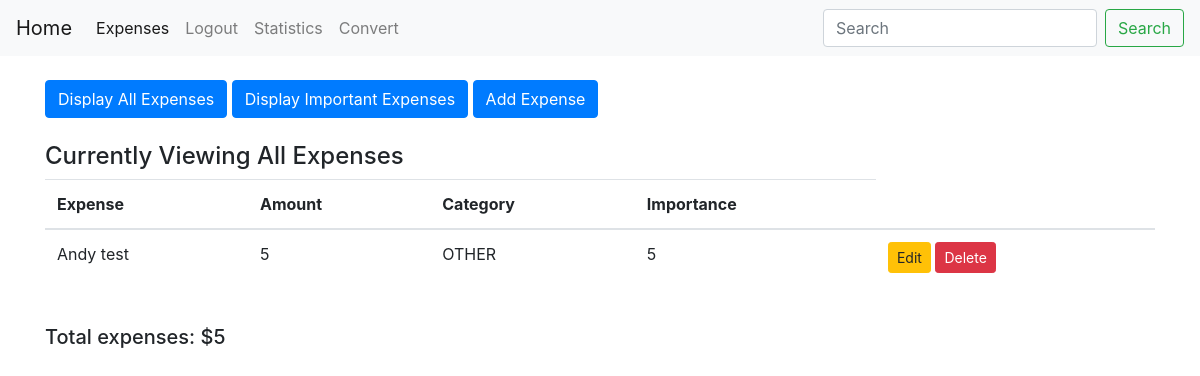
Page /display1 (signed in) on the earlier database version.
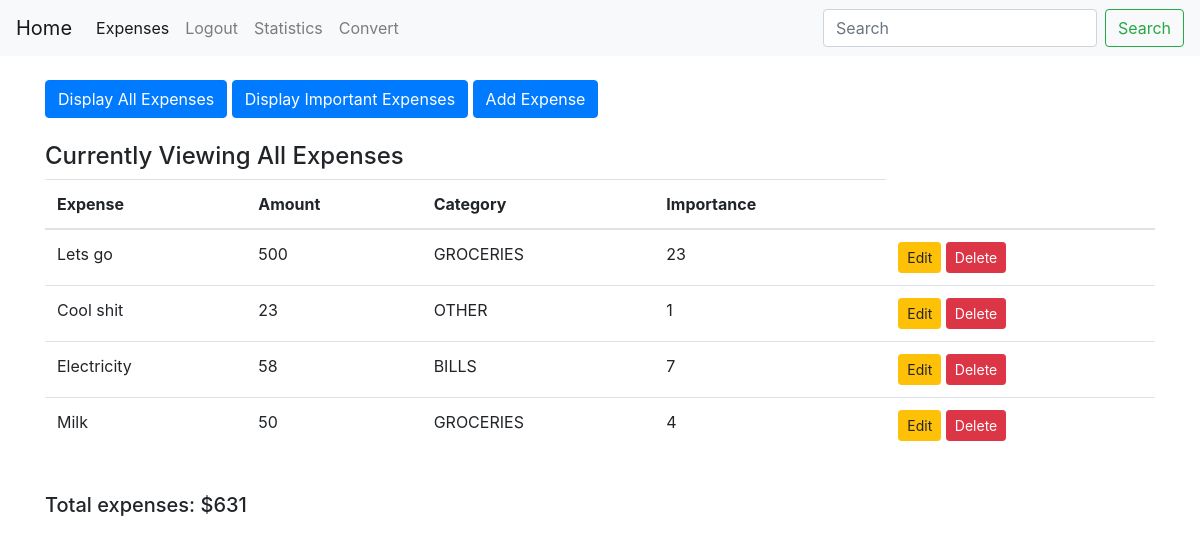
Same page on the later database version.
### base/models.py (models this page shows, shortened)
class Expense(models.Model):
	user = models.ForeignKey(User, on_delete=models.CASCADE, null = True)
	name = models.CharField(max_length = 20)
	amount = models.IntegerField()
	choices = (
		('GROCERIES', 'Money spent on groceries'),
		('BILLS', 'Money spent on water/electricity/internet bills'),
		('RENT', 'Money spent on rent'),
		('OTHER', 'Other weekly expenses')
	)
	category = models.CharField(max_length = 20, choices = choices, default = 'OTHER')
	importance = models.IntegerField()
	updated = models.DateTimeField(auto_now = True)
	created = models.DateTimeField(auto_now_add = True)
	class Meta:
		ordering = ['-updated', '-created']

### base/views.py (the view)
# urls.py: path('display1', views.display_all, name = 'display1'),
@login_required(login_url='login')
def display_all(request):
	items =  Expense.objects.all().filter(user = request.user)
	total = items.aggregate(Sum('amount'))
	context = {
		'items': items,
		'header': 'All Expenses',
		'total' : total['amount__sum'],
	}
	return render(request, 'expenses.html', context)

### base/templates/expenses.html
{% extends 'base.html' %}
{% block body %}
<div class = "button-group">
	<a href="{% url 'display1' %}" class = "btn btn-primary btn-mid" role = "button"> Display All Expenses</a>
	<a href="{% url 'display2' %}" class = "btn btn-primary btn-mid" role = "button"> Display Important Expenses </a>
	<a href="{% url 'add' %}" class = "btn btn-primary btn-mid" role = "button"> Add Expense </a>
</div>
<br>
<h4> Currently Viewing {{ header }} </h4>
<table class="table">
  <thead>
    <tr>
      <th scope="col">Expense</th>
      <th scope="col">Amount</th>
      <th scope="col">Category</th>
      <th scope="col">Importance</th>
    </tr>
  </thead>
  <tbody>
	<tbody>
		{% for item in items %}
			<tr>
				<td> {{item.name}} </td>
				<td> {{item.amount}} </td>
				<td> {{item.category}} </td>
				<td> {{item.importance}} </td>
				<td>
					<a href="{% url 'edit' item.pk %}" class = "btn btn-warning btn-sm" role="button"> Edit </a>
					<a href="{% url 'delete' item.pk %}" class = "btn btn-danger btn-sm" role="button"> Delete </a>
				</td>
			</tr>
		{% endfor %}
	</tbody>
  </tbody>
</table>
<br>
<div>
	<h5> Total expenses: ${{total}}</h5>
</div>
{% endblock %}

### base/templates/base.html (shortened to what this page needs)
<!DOCTYPE html>
<html>
  <head>
  </head>
<link rel="stylesheet" href="https://maxcdn.bootstrapcdn.com/bootstrap/4.0.0/css/bootstrap.min.css">
  <body>
<nav class="navbar navbar-expand-lg navbar-light bg-light">
  <div class="collapse navbar-collapse" id="navbarTogglerDemo01">
    <a class="navbar-brand" href="{% url 'index' %}">Home</a>
    <ul class="navbar-nav mr-auto mt-2 mt-lg-0">
      <li class="nav-item active">
        <a class="nav-link" href="{% url 'display1' %}">Expenses <span class="sr-only">(current)</span></a>
      </li>
      {% if request.user.is_authenticated %}
        <li class="nav-item">
          <a class="nav-link" href="{% url 'logout' %}">Logout</a>
        </li>
      {% else %}
        <li class="nav-item">
          <a class="nav-link" href="{% url 'login' %}">Login</a>
        </li>
      {% endif %}
        <li class="nav-item">
          <a class="nav-link" href="{% url 'stats' %}">Statistics</a>
      </li>
      <li class="nav-item">
          <a class="nav-link" href="{% url 'calculator' %}">Convert</a>
      </li>
    </ul>
    <form class="form-inline my-2 my-lg-0">
      <input class="form-control mr-sm-2" type="search" placeholder="Search" aria-label="Search">
      <button class="btn btn-outline-success my-2 my-sm-0" type="submit">Search</button>
    </form>
  </div>
</nav>
    <br>
    <div class="container">
      {% block body %}
      {% endblock%}
    </div>
  </body>
</html>

Differences in the rows shown:
removed Expense: name "Andy test", amount "5", category "OTHER", importance "5"
added Expense: name "Lets go", amount "500", category "GROCERIES", importance "23"
added Expense: name "Cool shit", amount "23", category "OTHER", importance "1"
added Expense: name "Electricity", amount "58", category "BILLS", importance "7"
added Expense: name "Milk", amount "50", category "GROCERIES", importance "4"
Other differences:
{{ total }}: "5" → "631"
